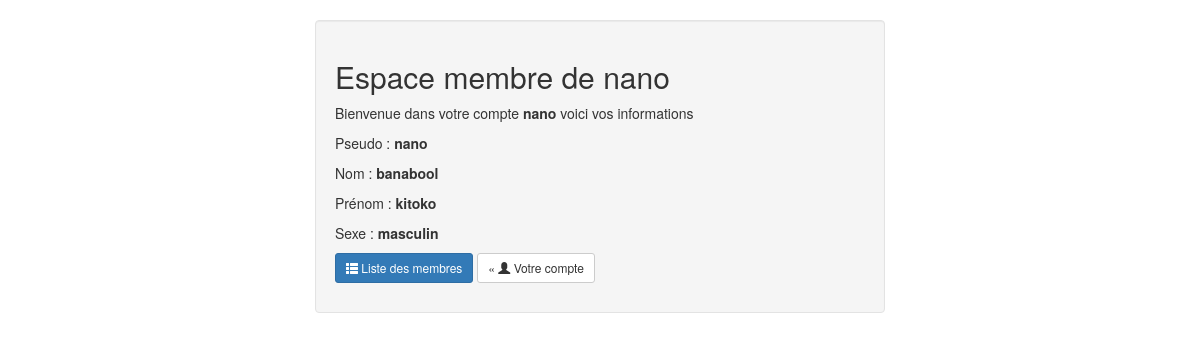
The app's page /profil.php?id=2 (signed in) with its own data.
### tables this page shows
CREATE TABLE IF NOT EXISTS `users` (
  `id` int(11) NOT NULL AUTO_INCREMENT,
  `pseudo` varchar(50) NOT NULL,
  `password` varchar(255) NOT NULL,
  `nom` varchar(255) NOT NULL,
  `prenom` varchar(255) NOT NULL,
  `sexe` varchar(255) NOT NULL,
  PRIMARY KEY (`id`)
);

### profil.php (the view, shortened to what this page needs)
<?php
	if(!isset($_GET['id'])){
		header('location:membres.php');
	}
	else{
		$id = mysql_escape_string($_GET['id']);
		$sql = mysql_query("SELECT * FROM users WHERE id = '$id'") or die('Erreur de la requête SQL');
		$donnees = mysql_fetch_array($sql);
	}
?>
<!DOCTYPE html>
<html>
  <head>
	<link href="bootstrap/css/bootstrap.min.css" rel="stylesheet">
	<link href="bootstrap/css/style.css" rel="stylesheet">
  </head>
  <body>
	<div class = "container">
		<br />
		<div class "row">
			<div class = "col-lg-offset-3 col-lg-6 col-lg-offset-3 well">
				<h2>Espace membre de <?php echo $donnees['pseudo'];?></h2>
				<p>Bienvenue dans votre compte <b><?php echo $donnees['pseudo'];?></b> voici vos informations</p>
				<p>Pseudo : <b><?php echo $donnees['pseudo'];?></b></p>
				<p>Nom : <b><?php echo $donnees['nom'];?></b></p>
				<p>Prénom : <b><?php echo $donnees['prenom'];?></b></p>
				<p>Sexe : <b><?php echo $donnees['sexe'];?></b></p>
				<p>
					 <a class = "btn btn-sm btn-primary" href = "membres.php"><i class = "glyphicon glyphicon-th-list"></i> Liste des membres</a>
					 <a class = "btn btn-sm btn-default" href = "index.php"> &laquo;  <i class = "glyphicon glyphicon-user"></i> Votre compte</a>
				 </p>
			</div>
		</div>
	</div>
  </body>
</html>

### records on screen
users: pseudo "nano", nom "banabool", prenom "kitoko", sexe "masculin"
